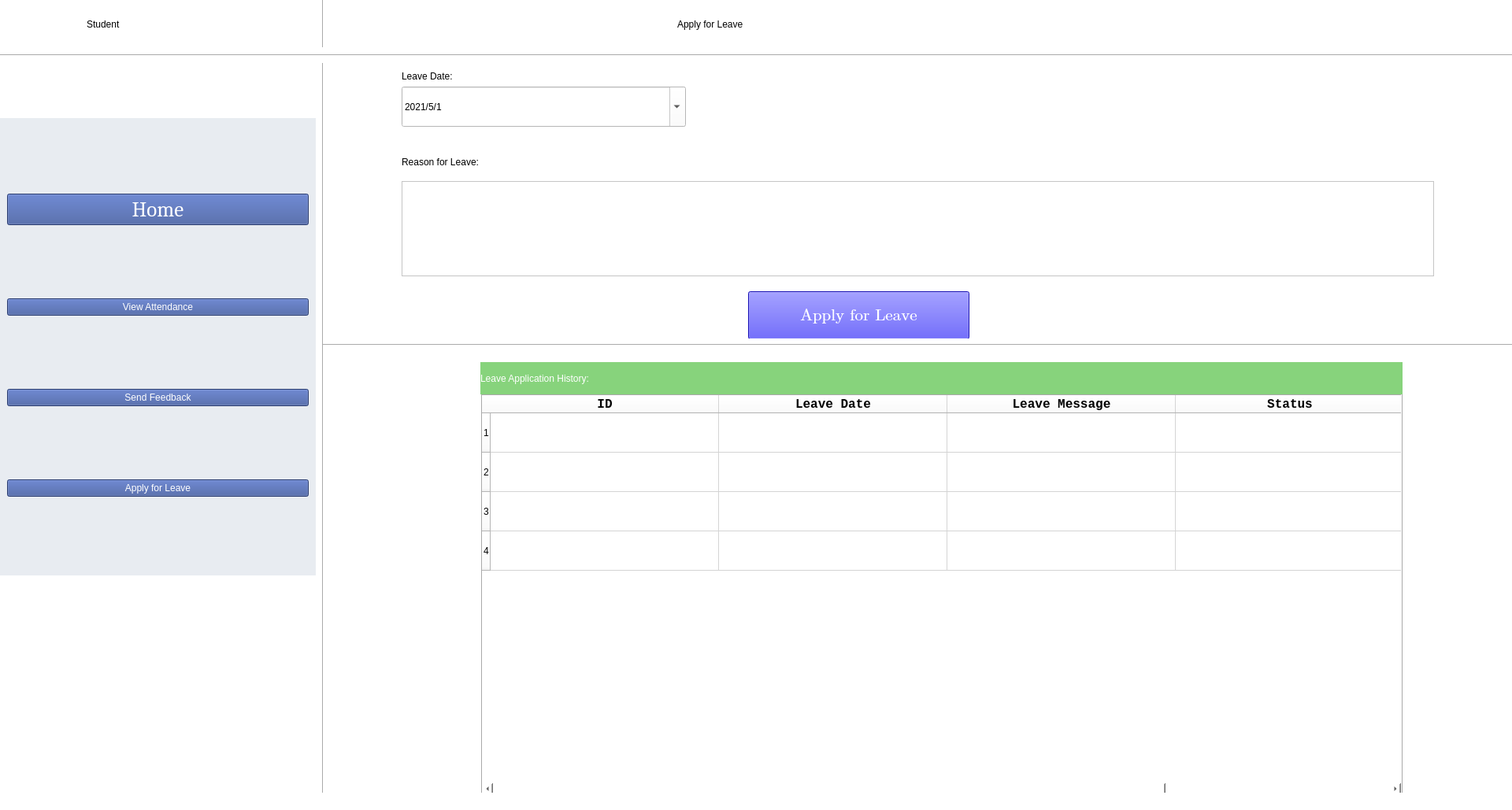
<?xml version="1.0" encoding="UTF-8"?>
<ui version="4.0">
 <class>ApplyLeave</class>
 <widget class="QMainWindow" name="ApplyLeave">
  <property name="enabled">
   <bool>true</bool>
  </property>
  <property name="geometry">
   <rect>
    <x>0</x>
    <y>0</y>
    <width>1920</width>
    <height>1029</height>
   </rect>
  </property>
  <property name="cursor">
   <cursorShape>ArrowCursor</cursorShape>
  </property>
  <property name="windowTitle">
   <string>Leave Application</string>
  </property>
  <property name="layoutDirection">
   <enum>Qt::LeftToRight</enum>
  </property>
  <property name="styleSheet">
   <string notr="true">background-color: rgb(241, 229, 231);
background-color: rgb(255, 255, 255);</string>
  </property>
  <widget class="QWidget" name="centralwidget">
   <widget class="Line" name="line">
    <property name="geometry">
     <rect>
      <x>400</x>
      <y>-50</y>
      <width>20</width>
      <height>1081</height>
     </rect>
    </property>
    <property name="orientation">
     <enum>Qt::Vertical</enum>
    </property>
   </widget>
   <widget class="Line" name="line_2">
    <property name="geometry">
     <rect>
      <x>0</x>
      <y>60</y>
      <width>1931</width>
      <height>20</height>
     </rect>
    </property>
    <property name="orientation">
     <enum>Qt::Horizontal</enum>
    </property>
   </widget>
   <widget class="QLabel" name="ApplyLeave_l">
    <property name="geometry">
     <rect>
      <x>860</x>
      <y>0</y>
      <width>551</width>
      <height>61</height>
     </rect>
    </property>
    <property name="cursor">
     <cursorShape>BlankCursor</cursorShape>
    </property>
    <property name="styleSheet">
     <string notr="true">color: rgb(0, 0, 0);
font: 42pt &quot;Microsoft Himalaya&quot;;</string>
    </property>
    <property name="text">
     <string>Apply for Leave</string>
    </property>
   </widget>
   <widget class="QLabel" name="LeaveDate_l">
    <property name="geometry">
     <rect>
      <x>510</x>
      <y>80</y>
      <width>231</width>
      <height>33</height>
     </rect>
    </property>
    <property name="styleSheet">
     <string notr="true">font: 20pt &quot;Microsoft Himalaya&quot;;</string>
    </property>
    <property name="text">
     <string>Leave Date:</string>
    </property>
    <property name="buddy">
     <cstring>LeaveDate_l</cstring>
    </property>
   </widget>
   <widget class="QPushButton" name="ApplyForLeave_b">
    <property name="geometry">
     <rect>
      <x>950</x>
      <y>370</y>
      <width>281</width>
      <height>61</height>
     </rect>
    </property>
    <property name="font">
     <font>
      <family>Cambria Math</family>
      <pointsize>16</pointsize>
      <weight>50</weight>
      <italic>false</italic>
      <bold>false</bold>
     </font>
    </property>
    <property name="cursor">
     <cursorShape>PointingHandCursor</cursorShape>
    </property>
    <property name="styleSheet">
     <string notr="true">
font: 16pt &quot;Cambria Math&quot;;
selection-color: rgb(85, 170, 255);
color: rgb(255, 255, 255);
background-color: rgb(33, 23, 251);</string>
    </property>
    <property name="text">
     <string>Apply for Leave</string>
    </property>
   </widget>
   <widget class="QTableWidget" name="LeaveHistory_t">
    <property name="geometry">
     <rect>
      <x>610</x>
      <y>500</y>
      <width>1171</width>
      <height>511</height>
     </rect>
    </property>
    <property name="cursor" stdset="0">
     <cursorShape>PointingHandCursor</cursorShape>
    </property>
    <property name="frameShape">
     <enum>QFrame::Box</enum>
    </property>
    <property name="frameShadow">
     <enum>QFrame::Raised</enum>
    </property>
    <property name="rowCount">
     <number>4</number>
    </property>
    <property name="columnCount">
     <number>4</number>
    </property>
    <attribute name="horizontalHeaderDefaultSectionSize">
     <number>290</number>
    </attribute>
    <attribute name="horizontalHeaderMinimumSectionSize">
     <number>50</number>
    </attribute>
    <attribute name="verticalHeaderDefaultSectionSize">
     <number>50</number>
    </attribute>
    <attribute name="verticalHeaderMinimumSectionSize">
     <number>12</number>
    </attribute>
    <row/>
    <row/>
    <row/>
    <row/>
    <column>
     <property name="text">
      <string>ID</string>
     </property>
     <property name="font">
      <font>
       <family>Consolas</family>
       <pointsize>12</pointsize>
       <weight>75</weight>
       <bold>true</bold>
      </font>
     </property>
     <property name="textAlignment">
      <set>AlignCenter</set>
     </property>
    </column>
    <column>
     <property name="text">
      <string>Leave Date</string>
     </property>
     <property name="font">
      <font>
       <family>Consolas</family>
       <pointsize>12</pointsize>
       <weight>75</weight>
       <bold>true</bold>
      </font>
     </property>
     <property name="textAlignment">
      <set>AlignCenter</set>
     </property>
    </column>
    <column>
     <property name="text">
      <string>Leave Message</string>
     </property>
     <property name="font">
      <font>
       <family>Consolas</family>
       <pointsize>12</pointsize>
       <weight>75</weight>
       <bold>true</bold>
      </font>
     </property>
     <property name="textAlignment">
      <set>AlignCenter</set>
     </property>
    </column>
    <column>
     <property name="text">
      <string>Status</string>
     </property>
     <property name="font">
      <font>
       <family>Consolas</family>
       <pointsize>12</pointsize>
       <weight>75</weight>
       <bold>true</bold>
      </font>
     </property>
     <property name="textAlignment">
      <set>AlignCenter</set>
     </property>
    </column>
   </widget>
   <widget class="QLabel" name="Student_l">
    <property name="geometry">
     <rect>
      <x>110</x>
      <y>0</y>
      <width>221</width>
      <height>61</height>
     </rect>
    </property>
    <property name="cursor">
     <cursorShape>BlankCursor</cursorShape>
    </property>
    <property name="styleSheet">
     <string notr="true">font: 38pt &quot;Microsoft Himalaya&quot;;</string>
    </property>
    <property name="text">
     <string>Student</string>
    </property>
   </widget>
   <widget class="QLabel" name="Leavehistory_l">
    <property name="geometry">
     <rect>
      <x>610</x>
      <y>460</y>
      <width>1171</width>
      <height>41</height>
     </rect>
    </property>
    <property name="styleSheet">
     <string notr="true">font: 16pt &quot;Cambria Math&quot;;
background-color: rgb(135, 211, 124);
font: 75 16pt &quot;Constantia&quot;;
color: rgb(255, 255, 255);</string>
    </property>
    <property name="text">
     <string>Leave Application History:</string>
    </property>
   </widget>
   <widget class="QDateEdit" name="LeaveApplyDateEdit_de">
    <property name="geometry">
     <rect>
      <x>510</x>
      <y>110</y>
      <width>361</width>
      <height>51</height>
     </rect>
    </property>
    <property name="styleSheet">
     <string notr="true">font: 20pt &quot;Microsoft Himalaya&quot;;</string>
    </property>
    <property name="currentSection">
     <enum>QDateTimeEdit::YearSection</enum>
    </property>
    <property name="displayFormat">
     <string>yyyy/M/d</string>
    </property>
    <property name="calendarPopup">
     <bool>true</bool>
    </property>
    <property name="date">
     <date>
      <year>2021</year>
      <month>5</month>
      <day>1</day>
     </date>
    </property>
   </widget>
   <widget class="QTextEdit" name="LeaveReason_te">
    <property name="geometry">
     <rect>
      <x>510</x>
      <y>230</y>
      <width>1311</width>
      <height>121</height>
     </rect>
    </property>
   </widget>
   <widget class="QLabel" name="LeaveReason_l">
    <property name="geometry">
     <rect>
      <x>510</x>
      <y>190</y>
      <width>271</width>
      <height>31</height>
     </rect>
    </property>
    <property name="styleSheet">
     <string notr="true">font: 20pt &quot;Microsoft Himalaya&quot;;</string>
    </property>
    <property name="text">
     <string>Reason for Leave:</string>
    </property>
   </widget>
   <widget class="Line" name="line_3">
    <property name="geometry">
     <rect>
      <x>410</x>
      <y>430</y>
      <width>1511</width>
      <height>16</height>
     </rect>
    </property>
    <property name="orientation">
     <enum>Qt::Horizontal</enum>
    </property>
   </widget>
   <widget class="QFrame" name="verticalFrame">
    <property name="geometry">
     <rect>
      <x>0</x>
      <y>150</y>
      <width>401</width>
      <height>581</height>
     </rect>
    </property>
    <property name="styleSheet">
     <string notr="true">background-color: rgb(232, 236, 241);</string>
    </property>
    <layout class="QVBoxLayout" name="verticalLayout">
     <item>
      <widget class="QPushButton" name="Home_b">
       <property name="font">
        <font>
         <family>Cambria</family>
         <pointsize>20</pointsize>
         <weight>50</weight>
         <italic>false</italic>
         <bold>false</bold>
        </font>
       </property>
       <property name="cursor">
        <cursorShape>PointingHandCursor</cursorShape>
       </property>
       <property name="styleSheet">
        <string notr="true">font: 20pt &quot;Cambria&quot;;
background-color: rgb(58, 83, 155);
color: rgb(255, 255, 255);</string>
       </property>
       <property name="text">
        <string>Home</string>
       </property>
      </widget>
     </item>
     <item>
      <widget class="QPushButton" name="ViewAttendance_b">
       <property name="cursor">
        <cursorShape>PointingHandCursor</cursorShape>
       </property>
       <property name="styleSheet">
        <string notr="true">font: 20pt &quot;Cambria&quot;;
background-color: rgb(58, 83, 155);
color: rgb(255, 255, 255);</string>
       </property>
       <property name="text">
        <string>View Attendance</string>
       </property>
      </widget>
     </item>
     <item>
      <widget class="QPushButton" name="StudentFeedback_b">
       <property name="cursor">
        <cursorShape>PointingHandCursor</cursorShape>
       </property>
       <property name="styleSheet">
        <string notr="true">font: 20pt &quot;Cambria&quot;;
background-color: rgb(58, 83, 155);
color: rgb(255, 255, 255);</string>
       </property>
       <property name="text">
        <string>Send Feedback</string>
       </property>
      </widget>
     </item>
     <item>
      <widget class="QPushButton" name="StudentLeave_b">
       <property name="cursor">
        <cursorShape>PointingHandCursor</cursorShape>
       </property>
       <property name="styleSheet">
        <string notr="true">font: 20pt &quot;Cambria&quot;;
background-color: rgb(58, 83, 155);
color: rgb(255, 255, 255);</string>
       </property>
       <property name="text">
        <string>Apply for Leave</string>
       </property>
      </widget>
     </item>
    </layout>
   </widget>
  </widget>
  <widget class="QStatusBar" name="statusbar"/>
 </widget>
 <resources/>
 <connections/>
</ui>
